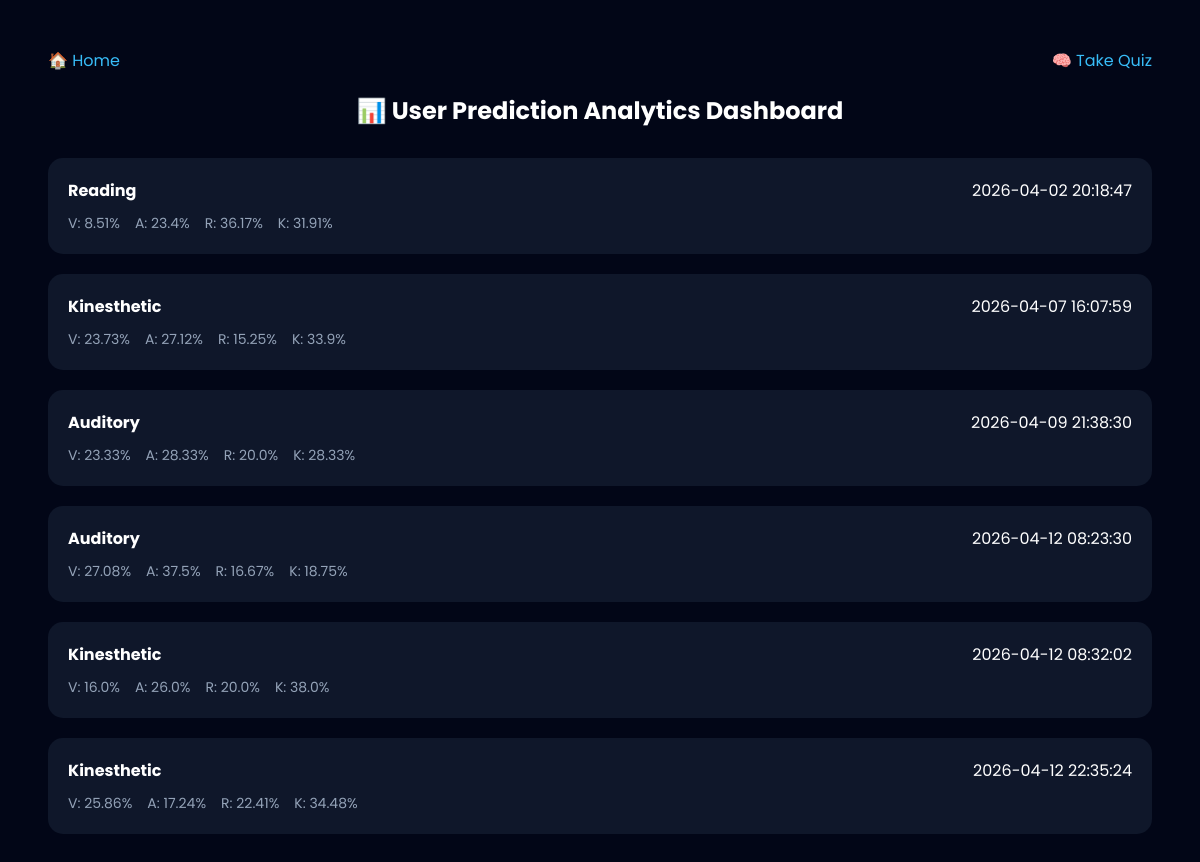
Before: /history with the older database file.
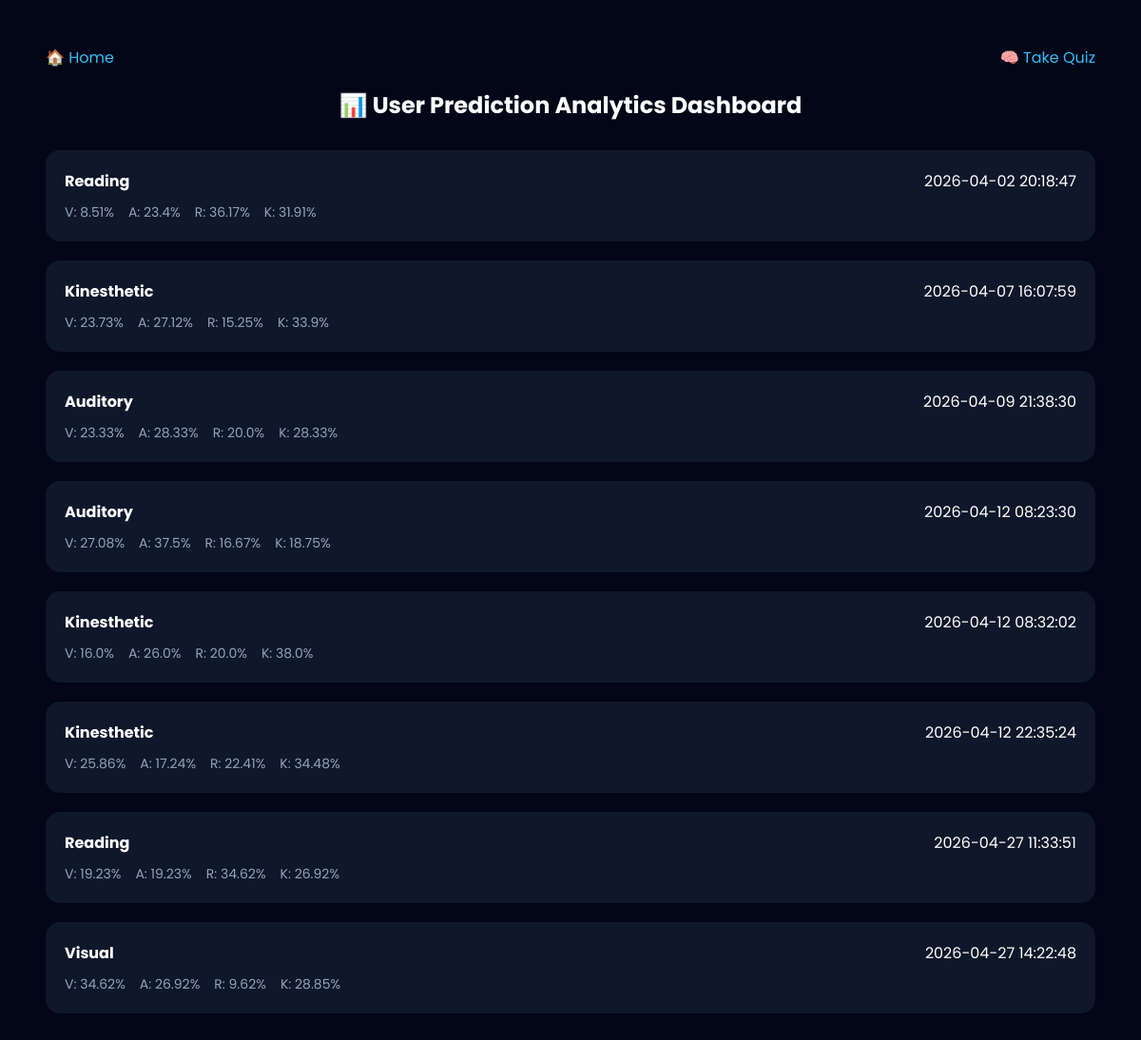
After: the same page with the newer database file.
### tables this page shows
CREATE TABLE results (
            id INTEGER PRIMARY KEY AUTOINCREMENT,
            name TEXT,
            visual REAL,
            auditory REAL,
            reading REAL,
            kinesthetic REAL,
            result TEXT,
            date TEXT
        );

### app.py (the view)
@app.route('/history')
def history():
    conn = sqlite3.connect('users.db')
    cur = conn.cursor()
    cur.execute("SELECT * FROM results")
    data = cur.fetchall()
    conn.close()
    return render_template('history.html', data=data)

### templates/history.html (shortened to what this page needs)
<!DOCTYPE html>
<html>
<head>
</head>
<body>
<div class="nav">
<a href="/">🏠 Home</a>
<a href="/predict_page">🧠 Take Quiz</a>
</div>
<h2>📊 User Prediction Analytics Dashboard</h2>
{% for row in data %}
<div class="card">
<div class="top">
<strong>{{ row[6] }}</strong>
<span>{{ row[7] }}</span>
</div>
<div class="score">
<span>V: {{ row[2] }}%</span>
<span>A: {{ row[3] }}%</span>
<span>R: {{ row[4] }}%</span>
<span>K: {{ row[5] }}%</span>
</div>
</div>
{% endfor %}
</body>
</html>

### templates/history.html (style rules this page uses)
body { background:#020617; color:white; font-family:'Poppins'; padding:40px; }
h2 { text-align:center;margin-bottom:30px; }
.card { background:#0f172a; padding:20px; border-radius:15px; margin-bottom:20px; }
.top { display:flex; justify-content:space-between; margin-bottom:10px; }
.score { display:flex; gap:15px; font-size:14px; color:#94a3b8; }
.nav { display:flex; justify-content:space-between; margin-bottom:20px; }
.nav a { color:#38bdf8; text-decoration:none; }

Changed rows visible on the page:
added results: result "Reading", date "2026-04-27 11:33:51", visual "19.23", auditory "19.23", reading "34.62", kinesthetic "26.92"
added results: result "Visual", date "2026-04-27 14:22:48", visual "34.62", auditory "26.92", reading "9.62", kinesthetic "28.85"
